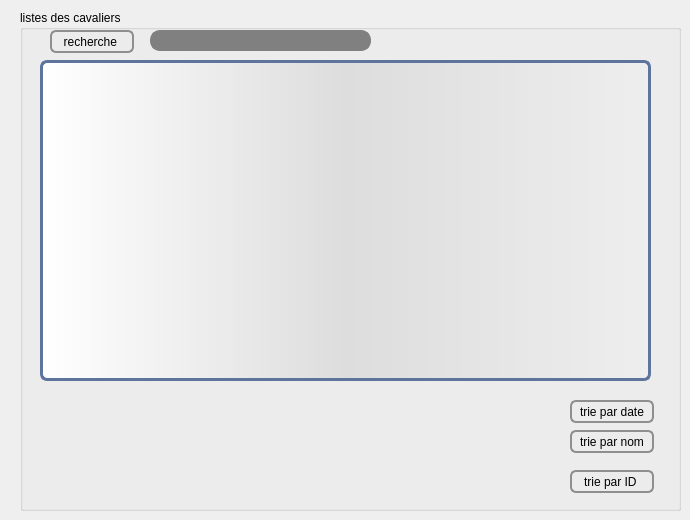
        <widget class="QWidget" name="tab_2">
         <attribute name="title">
          <string>afficher </string>
         </attribute>
         <widget class="QGroupBox" name="groupBox_3">
          <property name="geometry">
           <rect>
            <x>20</x>
            <y>10</y>
            <width>661</width>
            <height>501</height>
           </rect>
          </property>
          <property name="title">
           <string>listes des cavaliers </string>
          </property>
          <widget class="QTableView" name="tab_cavalier">
           <property name="geometry">
            <rect>
             <x>20</x>
             <y>50</y>
             <width>611</width>
             <height>321</height>
            </rect>
           </property>
           <property name="styleSheet">
            <string notr="true"> QTableView {border: 3px solid #5E749C;text-align: top;padding: 4px;border-radius: 7px;border-bottom-left-radius: 7px;background: QLinearGradient( x1: 0, y1: 0, x2: 1, y2: 0,stop: 0 #fff, stop: 1 #eee,stop: 0.5 #ddd,stop: 1 #eee );width: 15px;}
QTableView::item:focus{selection-background-color: yellow;}


 QScrollBar{
         background: QLinearGradient( x1: 0, y1: 0, x2: 1, y2: 0,stop: 0 #fff, stop: 1 #eee,stop: 0.5 #ddd,stop: 1 #eee );
 }

 QScrollBar:vertical {
     border: 3px solid #5E749C;
     padding: 4px;
     border-radius: 7px;
     border-bottom-left-radius: 7px;
     background: QLinearGradient( x1: 0, y1: 0, x2: 1, y2: 0,stop: 0 #fff, stop: 1 #eee,stop: 0.5 #ddd,stop: 1 #eee );
     width: 45px;
     margin: 48px 0 48px 0;
 }

 QScrollBar::handle:vertical {
     background: dark blue;
     border: 3px solid #5E749C;
     padding: 0px;
     border-radius: 7px;
     border-bottom-left-radius: 7px;
     min-height: 40px;
 }
 QScrollBar::add-line:vertical {
     background: dark blue;
     border: 3px solid #5E749C;
     padding: 0px;
     border-radius: 7px;
     border-bottom-left-radius: 7px;
     height: 40px;
     subcontrol-position: bottom;
     subcontrol-origin: margin;
 }

 QScrollBar::sub-line:vertical {
     background: dark blue;
     border: 3px solid #5E749C;
     padding: 0px;
     border-radius: 7px;
     border-bottom-left-radius: 7px;
     height: 40px;
     subcontrol-position: top;
     subcontrol-origin: margin;
 }
 QScrollBar::up-arrow:vertical, QScrollBar::down-arrow:vertical {
     border: 2px solid grey;
     width: 3px;
     height: 3px;
     background: white;
 }

 QScrollBar::add-page:vertical, QScrollBar::sub-page:vertical {
     background: none;
 }</string>
           </property>
          </widget>
          <widget class="QPushButton" name="recherche_cav">
           <property name="geometry">
            <rect>
             <x>30</x>
             <y>20</y>
             <width>84</width>
             <height>23</height>
            </rect>
           </property>
           <property name="styleSheet">
            <string notr="true">QPushButton {
    border: 2px solid #8f8f91;
    border-radius: 6px;
    background-color: qlineargradient(x1: 0, y1: 0, x2: 0, y2: 1,
                                      stop: 0 #f6f7fa, stop: 1 #dadbde);
    min-width: 80px;
}

QPushButton:pressed {
    background-color: qlineargradient(x1: 0, y1: 0, x2: 0, y2: 1,
                                      stop: 0 #dadbde, stop: 1 #f6f7fa);
}

QPushButton:flat {
    border: none; /* no border for a flat push button */
}

QPushButton:default {
    border-color: navy; /* make the default button prominent */
}
</string>
           </property>
           <property name="text">
            <string>recherche </string>
           </property>
           <property name="icon">
            <iconset resource="images.qrc">
             <normaloff>:/pics/recherche.png</normaloff>:/pics/recherche.png</iconset>
           </property>
          </widget>
          <widget class="QPushButton" name="tri_cavalier">
           <property name="geometry">
            <rect>
             <x>550</x>
             <y>390</y>
             <width>84</width>
             <height>23</height>
            </rect>
           </property>
           <property name="styleSheet">
            <string notr="true">QPushButton {
    border: 2px solid #8f8f91;
    border-radius: 6px;
    background-color: qlineargradient(x1: 0, y1: 0, x2: 0, y2: 1,
                                      stop: 0 #f6f7fa, stop: 1 #dadbde);
    min-width: 80px;
}

QPushButton:pressed {
    background-color: qlineargradient(x1: 0, y1: 0, x2: 0, y2: 1,
                                      stop: 0 #dadbde, stop: 1 #f6f7fa);
}

QPushButton:flat {
    border: none; /* no border for a flat push button */
}

QPushButton:default {
    border-color: navy; /* make the default button prominent */
}
</string>
           </property>
           <property name="text">
            <string>trie par date</string>
           </property>
           <property name="icon">
            <iconset resource="images.qrc">
             <normaloff>:/pics/tri.png</normaloff>:/pics/tri.png</iconset>
           </property>
          </widget>
          <widget class="QLineEdit" name="recherche_cavalier">
           <property name="geometry">
            <rect>
             <x>130</x>
             <y>20</y>
             <width>221</width>
             <height>21</height>
            </rect>
           </property>
           <property name="styleSheet">
            <string notr="true">QLineEdit {
	background-image: url(:/pics/recherche.png);

    border: 2px solid gray;
    border-radius: 10px;
    padding: 0 8px;
    background: grey;
    selection-background-color: darkgray;
}
</string>
           </property>
          </widget>
          <widget class="QPushButton" name="trie_nom">
           <property name="geometry">
            <rect>
             <x>550</x>
             <y>420</y>
             <width>84</width>
             <height>23</height>
            </rect>
           </property>
           <property name="styleSheet">
            <string notr="true">QPushButton {
    border: 2px solid #8f8f91;
    border-radius: 6px;
    background-color: qlineargradient(x1: 0, y1: 0, x2: 0, y2: 1,
                                      stop: 0 #f6f7fa, stop: 1 #dadbde);
    min-width: 80px;
}

QPushButton:pressed {
    background-color: qlineargradient(x1: 0, y1: 0, x2: 0, y2: 1,
                                      stop: 0 #dadbde, stop: 1 #f6f7fa);
}

QPushButton:flat {
    border: none; /* no border for a flat push button */
}

QPushButton:default {
    border-color: navy; /* make the default button prominent */
}
</string>
           </property>
           <property name="text">
            <string>trie par nom</string>
           </property>
           <property name="icon">
            <iconset resource="images.qrc">
             <normaloff>:/pics/tri.png</normaloff>:/pics/tri.png</iconset>
           </property>
          </widget>
          <widget class="QPushButton" name="trie_ID">
           <property name="geometry">
            <rect>
             <x>550</x>
             <y>460</y>
             <width>84</width>
             <height>23</height>
            </rect>
           </property>
           <property name="styleSheet">
            <string notr="true">QPushButton {
    border: 2px solid #8f8f91;
    border-radius: 6px;
    background-color: qlineargradient(x1: 0, y1: 0, x2: 0, y2: 1,
                                      stop: 0 #f6f7fa, stop: 1 #dadbde);
    min-width: 80px;
}

QPushButton:pressed {
    background-color: qlineargradient(x1: 0, y1: 0, x2: 0, y2: 1,
                                      stop: 0 #dadbde, stop: 1 #f6f7fa);
}

QPushButton:flat {
    border: none; /* no border for a flat push button */
}

QPushButton:default {
    border-color: navy; /* make the default button prominent */
}
</string>
           </property>
           <property name="text">
            <string>trie par ID </string>
           </property>
           <property name="icon">
            <iconset resource="images.qrc">
             <normaloff>:/pics/tri.png</normaloff>:/pics/tri.png</iconset>
           </property>
          </widget>
         </widget>
        </widget>
